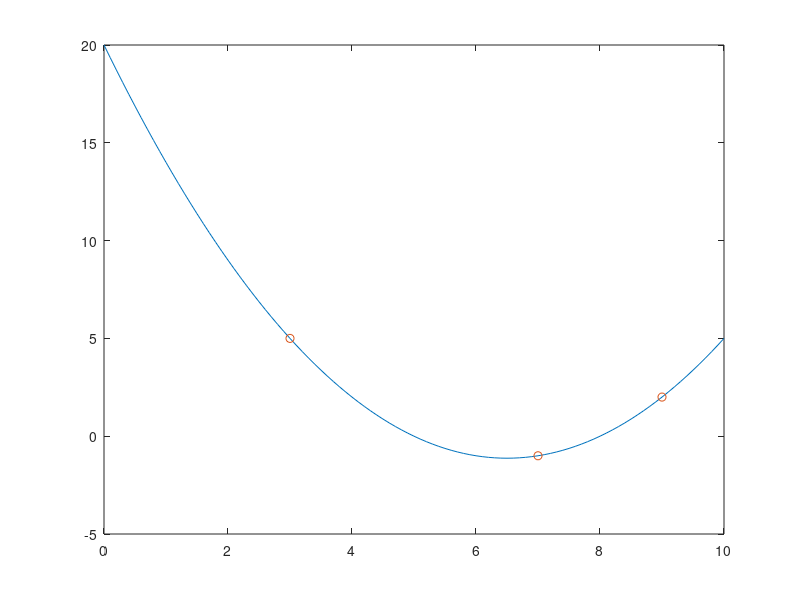

MATLAB code for this plot:
function Directo_01
  clc
  clear
  %BLOQUE DE DATOS
  x=[3;7;9];
  y=[5;-1;2]
  P=[x.^0 x.^1 x.^2]
  %BLOQUE DE OPERACION
  A=inv(P)*y
  D=0:0.1:10;
  I=polyval(flipud(A),D);
  plot(D,I)
  hold on
  plot(x,y,'o')
  hold off
end
